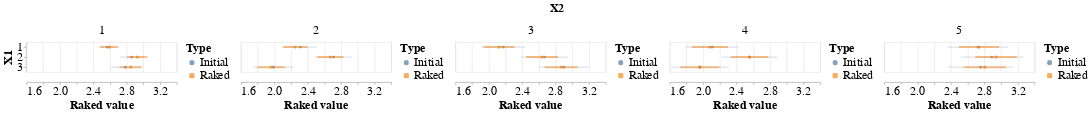

The cell this chart's notebook holds for it:
### Code cell
bar = alt.Chart(df_raked).mark_errorbar(clip=True, opacity=0.5).encode(
    alt.X('Upper:Q', scale=alt.Scale(zero=False), axis=alt.Axis(title='Raked value')),
    alt.X2('Lower:Q'),
    alt.Y('X1:N', axis=alt.Axis(title='X1')),
    color=alt.Color('Type:N', legend=None),
    strokeWidth=alt.StrokeWidth('width:Q', legend=None)
)
point = alt.Chart(df_raked).mark_point(
    filled=True
).encode(
    alt.X('Value:Q'),
    alt.Y('X1:N'),
    color=alt.Color('Type:N'),
    shape=alt.Shape('Type:N')
)
chart = alt.layer(point, bar).resolve_scale(
    shape='independent',
    color='independent'
).facet(
    column=alt.Column('X2:N', header=alt.Header(title='X2', titleFontSize=24, labelFontSize=24)),
).configure_axis(
    labelFontSize=24,
    titleFontSize=24
).configure_legend(
    labelFontSize=24,
    titleFontSize=24
)
chart

### Figure 1 — Vega-Lite specification as saved in the notebook (floating-point values rounded to 4 significant figures)
{"config": {"view": {"continuousWidth": 300, "continuousHeight": 300}, "axis": {"labelFontSize": 24, "titleFontSize": 24}, "legend": {"labelFontSize": 24, "titleFontSize": 24}}, "data": {"name": "data-74f2d163402a2eda134b9c9b0105932b"}, "facet": {"column": {"field": "X2", "header": {"labelFontSize": 24, "title": "X2", "titleFontSize": 24}, "type": "nominal"}}, "spec": {"layer": [{"mark": {"type": "point", "filled": true}, "encoding": {"color": {"field": "Type", "type": "nominal"}, "shape": {"field": "Type", "type": "nominal"}, "x": {"field": "Value", "type": "quantitative"}, "y": {"field": "X1", "type": "nominal"}}}, {"mark": {"type": "errorbar", "clip": true, "opacity": 0.5}, "encoding": {"color": {"field": "Type", "legend": null, "type": "nominal"}, "strokeWidth": {"field": "width", "legend": null, "type": "quantitative"}, "x": {"axis": {"title": "Raked value"}, "field": "Upper", "scale": {"zero": false}, "type": "quantitative"}, "x2": {"field": "Lower"}, "y": {"axis": {"title": "X1"}, "field": "X1", "type": "nominal"}}}], "resolve": {"scale": {"color": "independent", "shape": "independent"}}}, "$schema": "https://vega.github.io/schema/vega-lite/v5.17.0.json", "datasets": {"data-74f2d163402a2eda134b9c9b0105932b": [{"X1": 1, "X2": 1, "Value": 2.565, "Type": "Initial", "width": 1, "variance": 0.01, "Upper": 2.665, "Lower": 2.465}, {"X1": 2, "X2": 1, "Value": 2.859, "Type": "Initial", "width": 1, "variance": 0.02, "Upper": 3.001, "Lower": 2.718}, {"X1": 3, "X2": 1, "Value": 2.783, "Type": "Initial", "width": 1, "variance": 0.03, "Upper": 2.956, "Lower": 2.61}, {"X1": 1, "X2": 2, "Value": 2.312, "Type": "Initial", "width": 1, "variance": 0.04, "Upper": 2.512, "Lower": 2.112}, {"X1": 2, "X2": 2, "Value": 2.71, "Type": "Initial", "width": 1, "variance": 0.05, "Upper": 2.933, "Lower": 2.486}, {"X1": 3, "X2": 2, "Value": 1.99, "Type": "Initial", "width": 1, "variance": 0.06, "Upper": 2.235, "Lower": 1.745}, {"X1": 1, "X2": 3, "Value": 2.175, "Type": "Initial", "width": 1, "variance": 0.07, "Upper": 2.44, "Lower": 1.91}, {"X1": 2, "X2": 3, "Value": 2.666, "Type": "Initial", "width": 1, "variance": 0.08, "Upper": 2.949, "Lower": 2.384}, {"X1": 3, "X2": 3, "Value": 2.9, "Type": "Initial", "width": 1, "variance": 0.09, "Upper": 3.2, "Lower": 2.6}, {"X1": 1, "X2": 4, "Value": 2.108, "Type": "Initial", "width": 1, "variance": 0.1, "Upper": 2.425, "Lower": 1.792}, {"X1": 2, "X2": 4, "Value": 2.556, "Type": "Initial", "width": 1, "variance": 0.11, "Upper": 2.888, "Lower": 2.224}, {"X1": 3, "X2": 4, "Value": 1.961, "Type": "Initial", "width": 1, "variance": 0.12, "Upper": 2.307, "Lower": 1.614}, {"X1": 1, "X2": 5, "Value": 2.722, "Type": "Initial", "width": 1, "variance": 0.13, "Upper": 3.082, "Lower": 2.361}, {"X1": 2, "X2": 5, "Value": 2.888, "Type": "Initial", "width": 1, "variance": 0.14, "Upper": 3.262, "Lower": 2.513}, {"X1": 3, "X2": 5, "Value": 2.755, "Type": "Initial", "width": 1, "variance": 0.15, "Upper": 3.143, "Lower": 2.368}, {"X1": 1, "X2": 1, "Value": 2.592, "Type": "Raked", "width": 2, "variance": 0.01174, "Upper": 2.7, "Lower": 2.483}, {"X1": 2, "X2": 1, "Value": 2.926, "Type": "Raked", "width": 2, "variance": 0.01473, "Upper": 3.048, "Lower": 2.805}, {"X1": 3, "X2": 1, "Value": 2.848, "Type": "Raked", "width": 2, "variance": 0.01819, "Upper": 2.983, "Lower": 2.713}, {"X1": 1, "X2": 2, "Value": 2.248, "Type": "Raked", "width": 2, "variance": 0.02154, "Upper": 2.395, "Lower": 2.101}, {"X1": 2, "X2": 2, "Value": 2.67, "Type": "Raked", "width": 2, "variance": 0.02478, "Upper": 2.828, "Lower": 2.513}, {"X1": 3, "X2": 2, "Value": 1.961, "Type": "Raked", "width": 2, "variance": 0.0275, "Upper": 2.127, "Lower": 1.795}, {"X1": 1, "X2": 3, "Value": 2.123, "Type": "Raked", "width": 2, "variance": 0.03333, "Upper": 2.306, "Lower": 1.941}, {"X1": 2, "X2": 3, "Value": 2.637, "Type": "Raked", "width": 2, "variance": 0.0368, "Upper": 2.829, "Lower": 2.446}, {"X1": 3, "X2": 3, "Value": 2.867, "Type": "Raked", "width": 2, "variance": 0.03945, "Upper": 3.066, "Lower": 2.669}, {"X1": 1, "X2": 4, "Value": 2.08, "Type": "Raked", "width": 2, "variance": 0.04676, "Upper": 2.296, "Lower": 1.864}, {"X1": 2, "X2": 4, "Value": 2.555, "Type": "Raked", "width": 2, "variance": 0.05064, "Upper": 2.78, "Lower": 2.33}, {"X1": 3, "X2": 4, "Value": 1.959, "Type": "Raked", "width": 2, "variance": 0.05437, "Upper": 2.192, "Lower": 1.726}, {"X1": 1, "X2": 5, "Value": 2.735, "Type": "Raked", "width": 2, "variance": 0.0574, "Upper": 2.975, "Lower": 2.495}, {"X1": 2, "X2": 5, "Value": 2.939, "Type": "Raked", "width": 2, "variance": 0.06178, "Upper": 3.188, "Lower": 2.691}, {"X1": 3, "X2": 5, "Value": 2.804, "Type": "Raked", "width": 2, "variance": 0.0641, "Upper": 3.057, "Lower": 2.551}]}}
